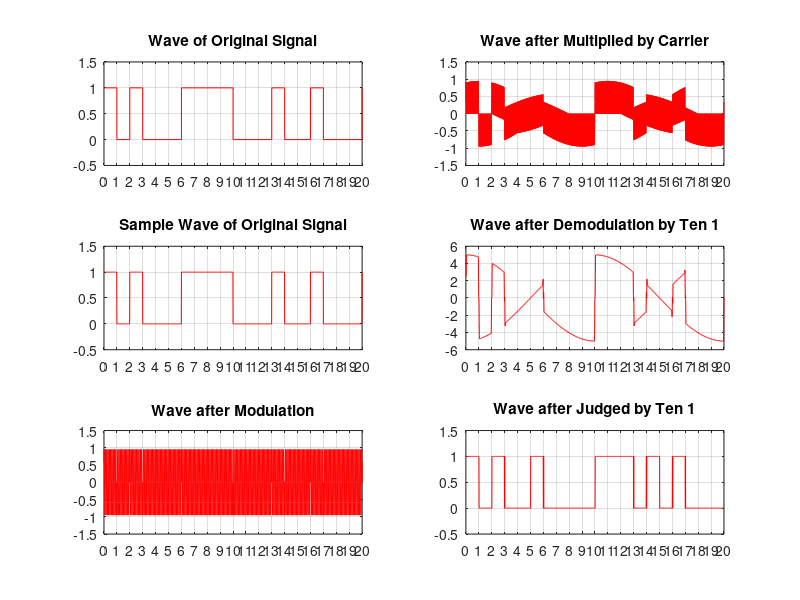

MATLAB code for this plot:
% Created by Huang Lu, Department of Electronic Engineering, Tsinghua University
% 2015/10/30, Friday, Beijing
% Code for Homework 3 of Communication and Network

% Generate the Original Signal
clear all; close all; clc;
x0 = rand(1, 100);
x0(x0<0.5) = 0;
x0(x0>=0.5) = 1;

% BPSK Modulation
x2 = zeros(1, 100*100);
f0 = 10;
t0 = 0.01:0.01:1;
for m = 1:100
    if x0(m) == 1
        x2((m-1)*100+1:m*100) = sin(2*pi*f0*t0);
        x1((m-1)*100+1:m*100) = 1;
    else
        x2((m-1)*100+1:m*100) = sin(2*pi*f0*t0+pi);
        x1((m-1)*100+1:m*100) = 0;
    end
end
X2 = fftshift(fft(x2));
% figure(1)
% subplot(2,1,1); stairs(x0(1:11));
% set(gca, 'Xlim', [1, 11])
% set(gca, 'Ylim', [-0.5, 1.5])
% set(gca,'xtick',[1:1:11],'xticklabel',[0:1:10])
% title('Wave of Original Signal')
% grid on;
% subplot(2,1,2); plot(x1(1:1000))
% set(gca, 'Xlim', [0, 1000])
% set(gca, 'Ylim', [-1.5, 1.5])
% set(gca,'xtick',[0:100:1000],'xticklabel',[0:1:10])
% title('Wave of BPSK Modulation')
% grid on;
% figure(2); plot(abs(X2))
% set(gca,'xtick',[0:1000:10000],'xticklabel',[-50:10:50])
% xlabel('Frequency/Hz')
% ylabel('H(e^j^\omega)')
% title('Power Spectrum Density of BPSK Modulation Wave')

% BPSK Coherent Demodulation
xr = sin(2*pi*f0*(0.01:0.01:100)).*x2;
h1 = ones(1,10);
x3 = conv(xr,h1);
x3 = x3(4:10003);
h2 = ones(1,12);
x4 = conv(xr,h2);
x4 = x4(5:10004);
x5 = x3 >= 0;
x6 = x4 >= 0;
% figure(3)
% subplot(4,2,1), stairs(x0(1:11),'r')
% set(gca, 'Xlim', [1, 11])
% set(gca, 'Ylim', [-0.5, 1.5])
% set(gca,'xtick',[1:1:11],'xticklabel',[0:1:10])
% title('Wave of Original Signal')
% grid on;
% subplot(4,2,3), plot(x1(1:1001),'r')       % figure of original signal
% set(gca, 'Xlim', [1, 1001])
% set(gca, 'Ylim', [-0.5, 1.5])
% set(gca,'xtick',[1:100:1001],'xticklabel',[0:1:10])
% title('Sample Wave of Original Signal')
% grid on
% subplot(4,2,5); plot(x2(1:1001),'r');
% set(gca, 'Xlim', [1, 1001])
% set(gca, 'Ylim', [-1.5, 1.5])
% set(gca,'xtick',[1:100:1001],'xticklabel',[0:1:10])
% title('Wave after Modulation')
% grid on
% subplot(4,2,7); plot(xr(1:1001),'r');
% set(gca, 'Xlim', [1, 1001])
% set(gca, 'Ylim', [-1.5, 1.5])
% set(gca,'xtick',[1:100:1001],'xticklabel',[0:1:10])
% title('Wave after Multiplied by Carrier')
% grid on
% subplot(4,2,2); plot(x3(1:1001),'r')
% set(gca, 'Xlim', [1, 1001])
% set(gca,'xtick',[1:100:1001],'xticklabel',[0:1:10])
% title('Wave after Demodulation by Ten 1')
% grid on
% subplot(4,2,4); plot(x5(1:1001),'r')
% set(gca, 'Xlim', [1, 1001])
% set(gca, 'Ylim', [-0.5, 1.5])
% set(gca,'xtick',[1:100:1001],'xticklabel',[0:1:10])
% title('Wave after Judged by Ten 1')
% grid on
% subplot(4,2,6); plot(x4(1:1001),'r')
% set(gca, 'Xlim', [1, 1001])
% set(gca,'xtick',[1:100:1001],'xticklabel',[0:1:10])
% title('Wave after Demodulation by Twelve 1')
% grid on
% subplot(4,2,8); plot(x6(1:1001),'r')
% set(gca, 'Xlim', [1, 1001])
% set(gca, 'Ylim', [-0.5, 1.5])
% set(gca,'xtick',[1:100:1001],'xticklabel',[0:1:10])
% title('Wave after Judged by Twelve 1')
% grid on

% BPSK Non-coherent Demodulation
f0 = 10.05;
xr = sin(2*pi*f0*(0.01:0.01:100)).*x2;
h1 = ones(1,10);
x3 = conv(xr,h1);
x3 = x3(4:10003);
x5 = x3 >= 0;
figure(4)
subplot(3,2,1), stairs(x0(1:21),'r')
set(gca, 'Xlim', [1, 21])
set(gca, 'Ylim', [-0.5, 1.5])
set(gca,'xtick',[1:1:21],'xticklabel',[0:1:20])
title('Wave of Original Signal')
grid on;
subplot(3,2,3), plot(x1(1:2001),'r')       % figure of original signal
set(gca, 'Xlim', [1, 2001])
set(gca, 'Ylim', [-0.5, 1.5])
set(gca,'xtick',[1:100:2001],'xticklabel',[0:1:20])
title('Sample Wave of Original Signal')
grid on
subplot(3,2,5); plot(x2(1:2001),'r');
set(gca, 'Xlim', [1, 2001])
set(gca, 'Ylim', [-1.5, 1.5])
set(gca,'xtick',[1:100:2001],'xticklabel',[0:1:20])
title('Wave after Modulation')
grid on
subplot(3,2,2); plot(xr(1:2001),'r');
set(gca, 'Xlim', [1, 2001])
set(gca, 'Ylim', [-1.5, 1.5])
set(gca,'xtick',[1:100:2001],'xticklabel',[0:1:20])
title('Wave after Multiplied by Carrier')
grid on
subplot(3,2,4); plot(x3(1:2001),'r')
set(gca, 'Xlim', [1, 2001])
set(gca,'xtick',[1:100:2001],'xticklabel',[0:1:20])
title('Wave after Demodulation by Ten 1')
grid on
subplot(3,2,6); plot(x5(1:2001),'r')
set(gca, 'Xlim', [1, 2001])
set(gca, 'Ylim', [-0.5, 1.5])
set(gca,'xtick',[1:100:2001],'xticklabel',[0:1:20])
title('Wave after Judged by Ten 1')
grid on
